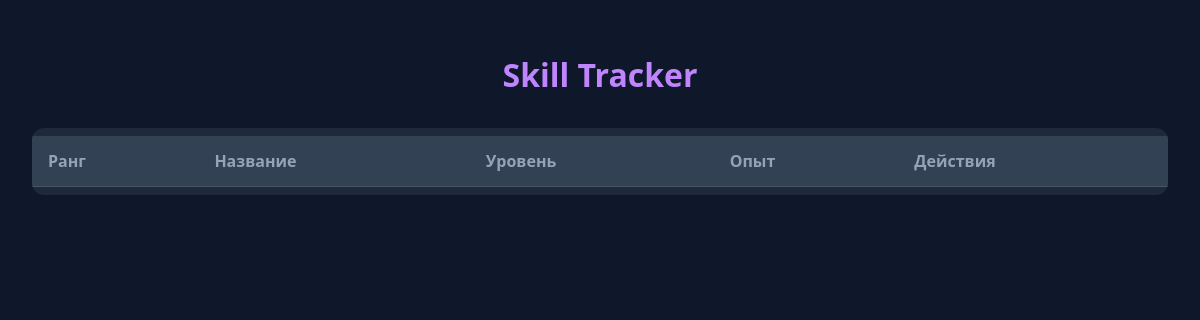
The app's page /, older data.
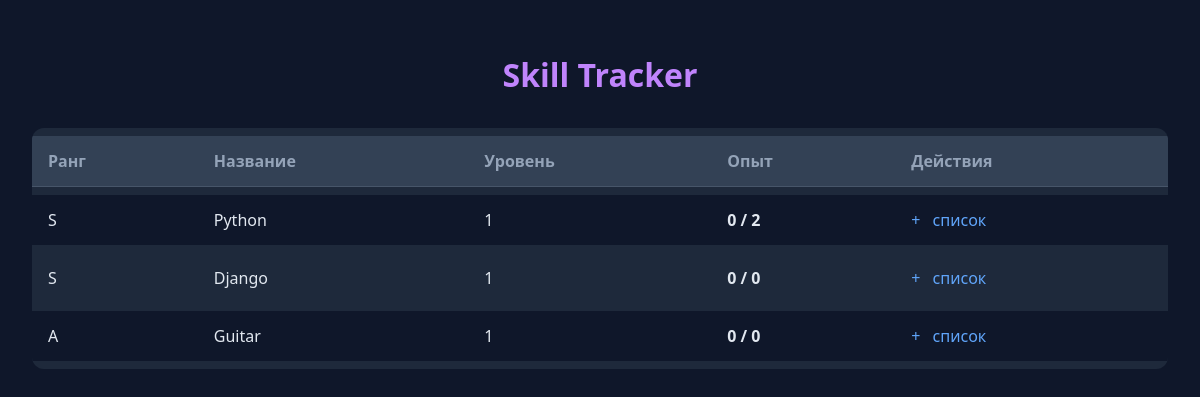
The same page, newer data.
### tracker/models.py (models this page shows)
class Skill(models.Model):
    user = models.ForeignKey(
        User,
        on_delete=models.CASCADE,
        related_name="goals",
        null=True,
        blank=True
    )
    name = models.CharField(max_length=100)
    description = models.TextField(blank=True)
    rank = models.CharField(max_length=10, blank=True)
    level = models.IntegerField(default=1)

### tracker/views.py (the view)
# urls.py: 2. Add a URL to urlpatterns:  path('', views.home, name='home')
def home(request):
    skills = Skill.objects.all()
    skills_with_stats = []
    for skill in skills:
        goals = skill.goals.all()
        done_count = goals.filter(done=True).count()
        total_count = goals.count()
        skills_with_stats.append({
            "id": skill.id,
            "name": skill.name,
            "description": skill.description,
            "level": skill.level,
            "rank": skill.rank,
            "done_count": done_count,
            "total_count": total_count,
        })
    return render(request, "tracker/home.html", {
        "skills": skills_with_stats,
    })

### tracker/templates/tracker/home.html (shortened to what this page needs)
<!DOCTYPE html>
<html lang="ru">
<head>
</head>
<body>
    <div class="container">
        <h1>Skill Tracker</h1>
        <table class="skills-table">
            <thead>
                <tr>
                    <th>Ранг</th>
                    <th>Название</th>
                    <th>Уровень</th>
                    <th>Опыт</th>
                    <th>Действия</th>
                </tr>
            </thead>
            <tbody>
                {% for skill in skills %}                <tr>
                    <td>{{ skill.rank }}</td>
                    <td>
                        <a href="{% url 'skill_detail' skill.id %}" style="color: #e2e8f0; text-decoration: none;">
                            {{ skill.name }}
                        </a>
                    </td>
                    <td>{{ skill.level }}</td>
                    <td>
                        <strong>{{ skill.done_count }} / {{ skill.total_count }}</strong>
                    </td>
                    <td>
                        <a href="{% url 'goal_create' skill.id %}" class="action-btn">+</a>
                        <a href="{% url 'goals_check' skill.id %}" class="action-btn">список</a>
                    </td>
                </tr>
                {% endfor %}
            </tbody>
        </table>
    </div>
</body>
</html>

Row changes from the older to the newer data that the page shows:
added Skill: name "Python"
added Skill: name "Django"
added Skill: name "Guitar"
Text that changed along with them:
new list line: "S 1 0 / 2 + список"
new list line: "S 1 0 / 0 + список"
new list line: "A 1 0 / 0 + список"
